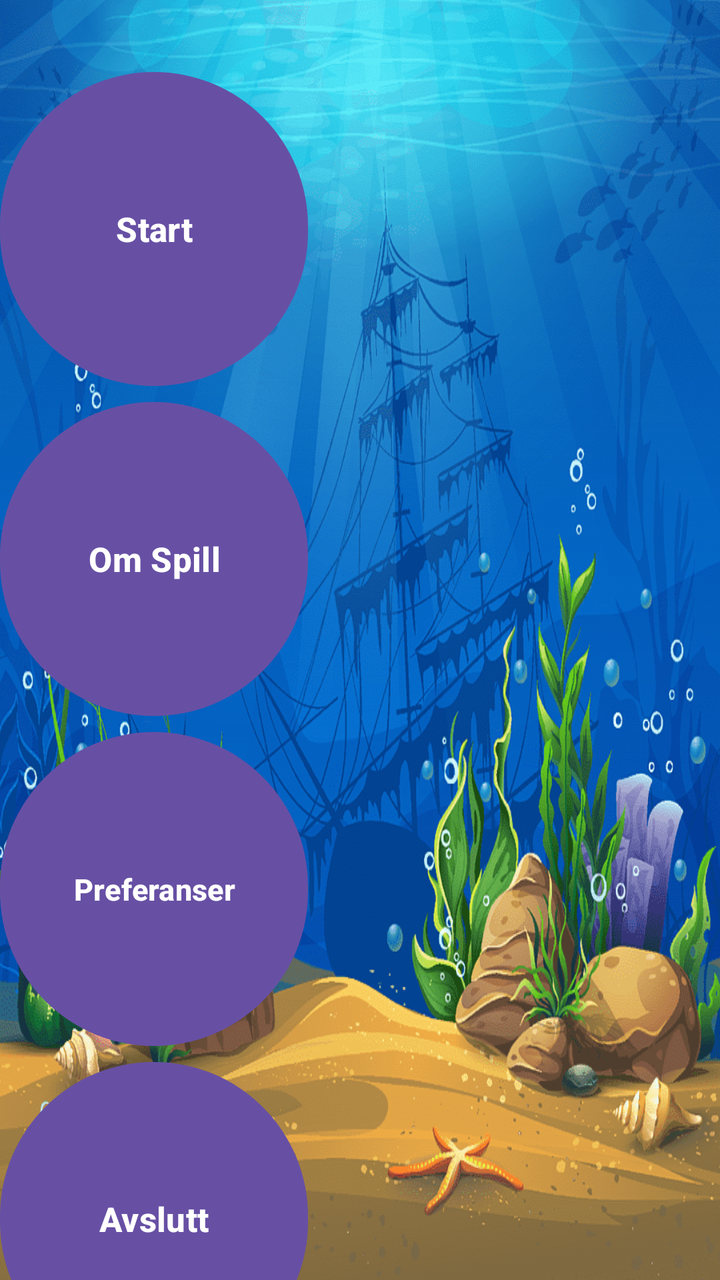
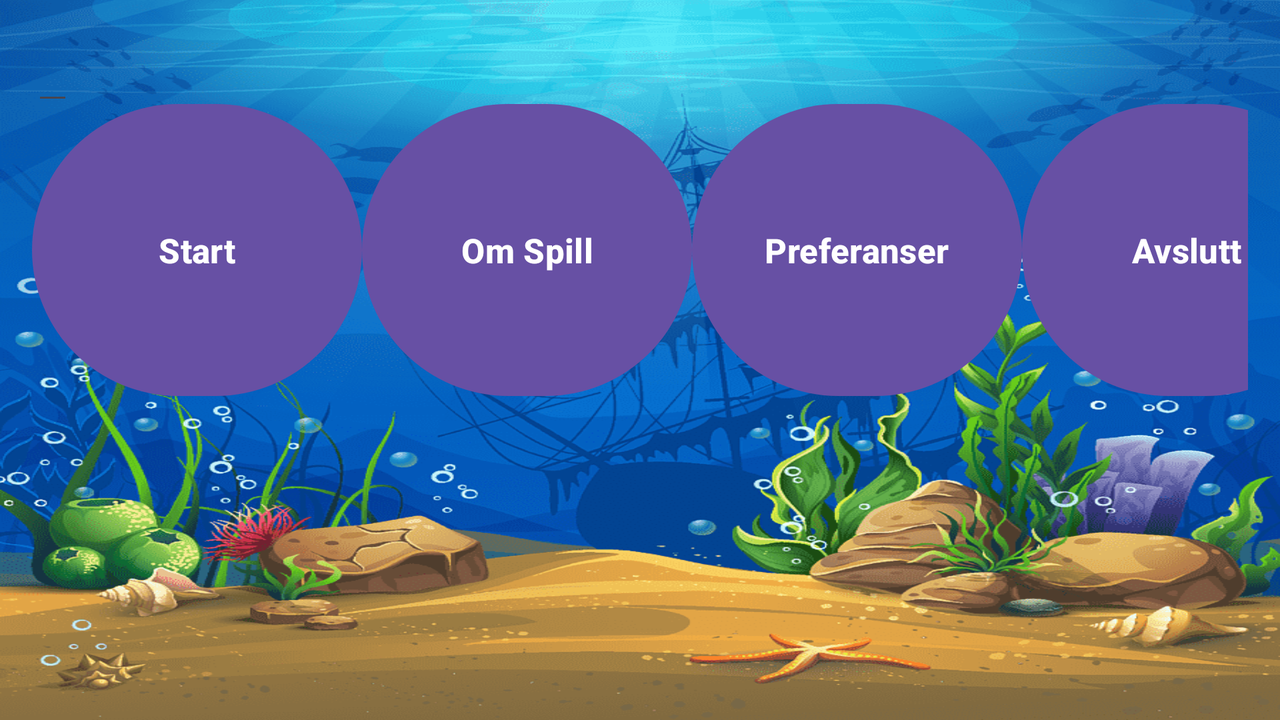

An Android layout and its configuration variant, each rendered on a device that would load it. The default file and the variant file are quoted in full after the pictures.
<!-- AndroidManifest.xml: application theme Theme.S336154_Mappe1 -->
<!-- res/layout/activity_main.xml -->
<?xml version="1.0" encoding="utf-8"?>
<androidx.constraintlayout.widget.ConstraintLayout xmlns:android="http://schemas.android.com/apk/res/android"
    xmlns:app="http://schemas.android.com/apk/res-auto"
    xmlns:tools="http://schemas.android.com/tools"
    android:layout_width="match_parent"
    android:layout_height="match_parent"
    android:background="@drawable/img_1"
    tools:context=".MainActivity">


    <LinearLayout
        android:layout_width="match_parent"
        android:layout_height="match_parent"
        android:orientation="vertical" >


        <GridLayout
            android:layout_width="match_parent"
            android:layout_height="692dp"
            android:layout_marginTop="32dp"
            android:columnCount="1"
            android:rowCount="4">


            <Button
                android:id="@+id/StartSpill"
                android:layout_width="154dp"
                android:layout_height="165dp"
                android:layout_row="0"
                android:layout_column="0"
                android:textColor="@color/white"
                android:textSize="17sp"
                android:textStyle="bold"
                android:text="@string/start_main" />

            <Button
                android:id="@+id/OmSpill"
                android:layout_width="154dp"
                android:layout_height="165dp"
                android:layout_row="1"
                android:layout_column="0"
                android:textColor="@color/white"
                android:textSize="17sp"
                android:textStyle="bold"
                android:text="@string/om_main" />


            <Button
                android:id="@+id/preferanser"
                android:layout_width="154dp"
                android:layout_height="165dp"
                android:layout_row="2"
                android:layout_column="0"
                android:textColor="@color/white"
                android:textSize="15sp"
                android:textStyle="bold"
                android:text="@string/prefer_main" />


            <Button
                android:id="@+id/Avslutt"
                android:layout_width="154dp"
                android:layout_height="165dp"
                android:layout_row="3"
                android:layout_column="0"
                android:textColor="@color/white"
                android:textSize="17sp"
                android:textStyle="bold"
                android:text="@string/avslutt_main" />


        </GridLayout>

        <EditText
            android:id="@+id/tekst"
            android:layout_width="wrap_content"
            android:layout_height="wrap_content"/>

    </LinearLayout>
</androidx.constraintlayout.widget.ConstraintLayout>
<!-- resources referenced by this layout -->
<resources>
  <!-- drawable img_1: png bitmap (drawable, 361330 bytes) -->
  <string name="avslutt_main"> Avslutt </string>
  <string name="om_main"> Om Spill </string>
  <string name="prefer_main"> Preferanser</string>
  <string name="start_main"> Start </string>
  <style name="Theme.S336154_Mappe1" parent="Base.Theme.S336154_Mappe1" />
  <style name="Base.Theme.S336154_Mappe1" parent="Theme.Material3.DayNight.NoActionBar">
          
          
      </style>
</resources>
<!-- res/layout-land/activity_main.xml (the repository's variant of the layout above) -->
<!-- drawn on the phone turned sideways -->
<RelativeLayout
    xmlns:android="http://schemas.android.com/apk/res/android"
    xmlns:app="http://schemas.android.com/apk/res-auto"
    xmlns:tools="http://schemas.android.com/tools"
    android:layout_width="match_parent"
    android:layout_height="match_parent"
    android:padding="16dp"
    tools:context=".MainActivity"
    android:background="@drawable/img_1"
    android:orientation="horizontal">


    <GridLayout
        android:layout_width="704dp"
        android:layout_height="197dp"
        android:layout_marginTop="32dp"
        android:columnCount="4"
        android:rowCount="1">


        <Button
            android:id="@+id/StartSpill"
            android:layout_width="165dp"
            android:layout_height="154dp"
            android:layout_row="0"
            android:layout_column="0"
            android:text="@string/start_main"
            android:textColor="@color/white"
            android:textSize="17sp"
            android:textStyle="bold" />

        <Button
            android:id="@+id/OmSpill"
            android:layout_width="165dp"
            android:layout_height="154dp"
            android:layout_row="0"
            android:layout_column="1"
            android:text="@string/om_main"
            android:textColor="@color/white"
            android:textSize="17sp"
            android:textStyle="bold" />


        <Button
            android:id="@+id/preferanser"
            android:layout_width="165dp"
            android:layout_height="154dp"
            android:layout_row="0"
            android:layout_column="2"
            android:text="@string/prefer_main"
            android:textColor="@color/white"
            android:textSize="17sp"
            android:textStyle="bold" />


        <Button
            android:id="@+id/Avslutt"
            android:layout_width="165dp"
            android:layout_height="154dp"
            android:layout_row="0"
            android:layout_column="3"
            android:text="@string/avslutt_main"
            android:textColor="@color/white"
            android:textSize="17sp"
            android:textStyle="bold" />


    </GridLayout>

        <EditText
            android:id="@+id/tekst"
            android:layout_width="wrap_content"
            android:layout_height="wrap_content" />

</RelativeLayout>
